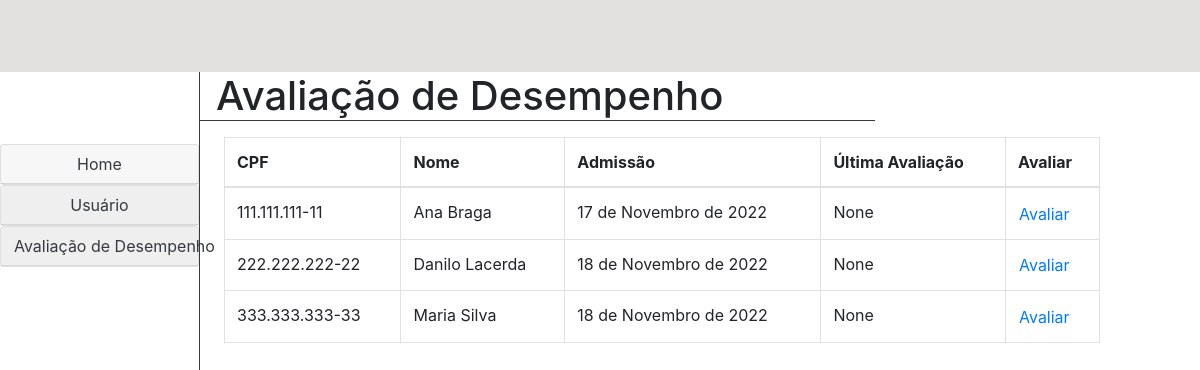
Before: /recursos_humanos/avaliacao_desempenho/ with the older database file.
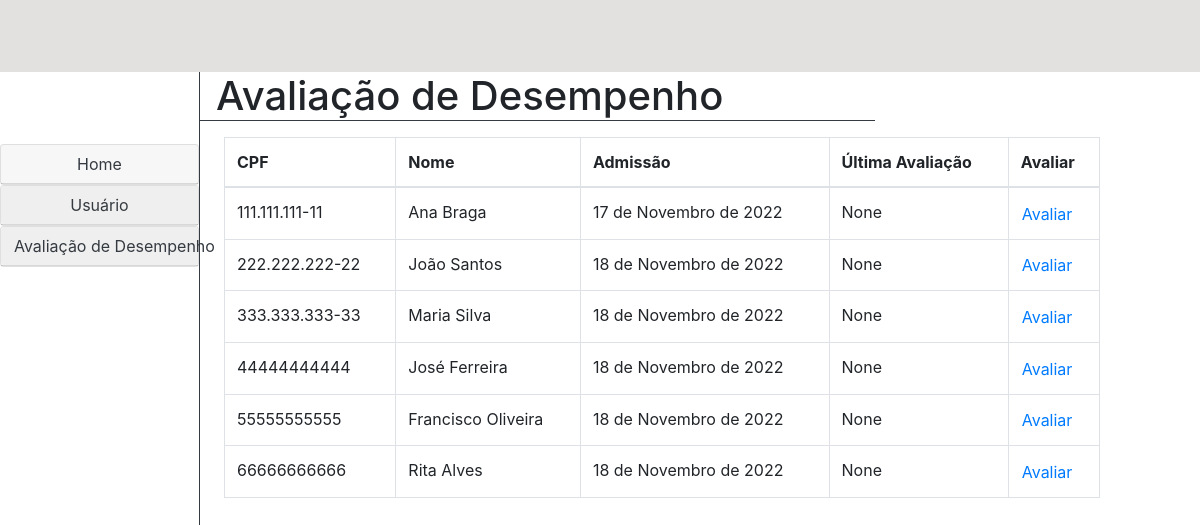
After: the same page with the newer database file.
### recursos_humanos/models.py (models this page shows, shortened)
class Usuario(models.Model):
    FUNCAO = (
        ('chefe', "Chefe"),
        ('gerente', "Gerente"),
        ('empregado', "Empregado"),
        ('recursos_humanos', "Recursos Humanos"),
    )
    nome = models.CharField(max_length=100, blank=False, null=False)
    senha = models.CharField(max_length=20, blank=False, null=False)
    email = models.EmailField(blank=False, null=False)
    cpf = models.CharField(max_length=14, blank=False, null=False)
    data_criacao_usuario = models.DateField(default=datetime.now, blank=False, null=False)
    data_atualizacao_usuario = models.DateField(blank=True, null=True)
    data_exclusao_usuario = models.DateField(blank=True, null=True)
    ultima_avaliacao = models.DateField(blank=True, null=True)
    setor = models.CharField(max_length=50)
    cargo = models.CharField(max_length=50)
    funcao = models.CharField(max_length=20, choices=FUNCAO)
    classe = models.ForeignKey(Classe, blank=True, null=True, on_delete=models.SET_NULL)
    nivel = models.ForeignKey(Nivel, blank=True, null=True, on_delete=models.SET_NULL)
    gerencia = models.ForeignKey(Gerencia, blank=True, null=True, on_delete=models.SET_NULL)
    diretoria = models.ForeignKey(Diretoria, blank=True, null=True, on_delete=models.SET_NULL)
    grupo = models.ForeignKey(Grupo, blank=True, null=True, on_delete=models.SET_NULL)
    efetivo = models.BooleanField(default=False)
    inativo = models.BooleanField(default=False)
    meritos = models.ManyToManyField(FatorDesempenhoMerito, blank=True)
    demeritos = models.ManyToManyField(FatorDesempenhoDemerito, blank=True)
    class Meta:
        verbose_name = "Usuário"

### recursos_humanos/views.py (the view)
# urls.py: path('avaliacao_desempenho/', views.avaliacao_desempenho, name='avaliacao_desempenho'),
def avaliacao_desempenho(request):
    usuarios = Usuario.objects.all()
    return render(request, "recursos_humanos/avaliacao_desempenho.html", {'usuarios': usuarios})

### templates/recursos_humanos/avaliacao_desempenho.html
{% extends './home.html' %}
{% block 'conteudo' %}
<div class="col col-9 m-0 p-0">
    <h1 class="border-bottom border-dark pl-3 w-75">Avaliação de Desempenho</h1>
    <form class="form mt-3 ml-4">
        <div class="input-group mb-3">
            <table class="table table-bordered">
                <thead>
                    <tr>
                        <th scope="col">CPF</th>
                        <th scope="col">Nome</th>
                        <th scope="col">Admissão</th>
                        <th scope="col">Última Avaliação</th>
                        <th scope="col">Avaliar</th>
                    </tr>
                </thead>
                <tbody>
                    {% for usuario in usuarios %}
                    <tr>
                        <td>{{ usuario.cpf }}</th>
                        <td>{{ usuario.nome }}</td>
                        <td>{{ usuario.data_criacao_usuario }}</td>
                        <td>{{ usuario.ultima_avaliacao }}</td>
                        <td>
                            <a href="{% url 'avaliar_usuario' usuario.id %}" class="btn btn-link p-0">Avaliar</a>
                        </td>
                    </tr>
                    {% endfor %}
                </tbody>
            </table>
        </div>
    </form>
</div>
{% endblock %}

### templates/recursos_humanos/home.html (shortened to what this page needs)
{% extends '../base_home.html' %}
{% block 'menu-lateral' %}
<div class="card">
    <div class="card-header p-0" id="headingTwo">
        <h5 class="mb-0">
            <button class="btn collapsed text-dark w-100" data-toggle="collapse" data-target="#collapseTwo"
                aria-expanded="false" aria-controls="collapseTwo">
                Usuário
            </button>
        </h5>
    </div>
</div>
<div class="card">
    <div class="card-header p-0" id="headingThree">
        <h5 class="mb-0">
            <button class="btn collapsed text-dark w-100" data-toggle="collapse" data-target="#collapseThree"
                aria-expanded="false" aria-controls="collapseThree">
                Avaliação de Desempenho
            </button>
        </h5>
    </div>
</div>
{% endblock %}

### templates/base_home.html (shortened to what this page needs)
{% load static %}
<!DOCTYPE html>
<html lang="pt-br">
<head>
    <link rel="stylesheet" href="https://cdn.jsdelivr.net/npm/bootstrap@4.0.0/dist/css/bootstrap.min.css"
 />
</head>
<body>
    <nav class="navbar navbar-light" style="background-color: #e3e0e0">
    </nav>
    <div class="container-fluid">
        <div class="row">
            <div class="col-md-2 p-0 border-right border-dark">
                <br />
                <br />
                <br />
                <div class="list-group-flush text-center">
                    <div id="accordion">
                        <div class="card">
                            <div class="card-header p-0" id="headingOne">
                                <h5 class="mb-0">
                                    <a href="{% url 'home' %}" class="btn text-dark m-0 w-100">Home</a>
                                </h5>
                            </div>
                        </div>
                        {% block 'menu-lateral' %}
                        {% endblock %}
                    </div>
                </div>
            </div>
            {% block 'conteudo' %} {% endblock %}
        </div>
    </div>
    <link rel="stylesheet" href="https://use.fontawesome.com/releases/v5.0.7/css/all.css">
    <link href="https://gitcdn.github.io/bootstrap-toggle/2.2.2/css/bootstrap-toggle.min.css" rel="stylesheet">
</body>
</html>

Changed rows visible on the page:
changed Usuario: nome "Danilo Lacerda" → "João Santos"
added Usuario: cpf "44444444444", nome "José Ferreira", data_criacao_usuario "18 de Novembro de 2022", ultima_avaliacao "None"
added Usuario: cpf "55555555555", nome "Francisco Oliveira", data_criacao_usuario "18 de Novembro de 2022", ultima_avaliacao "None"
added Usuario: cpf "66666666666", nome "Rita Alves", data_criacao_usuario "18 de Novembro de 2022", ultima_avaliacao "None"
